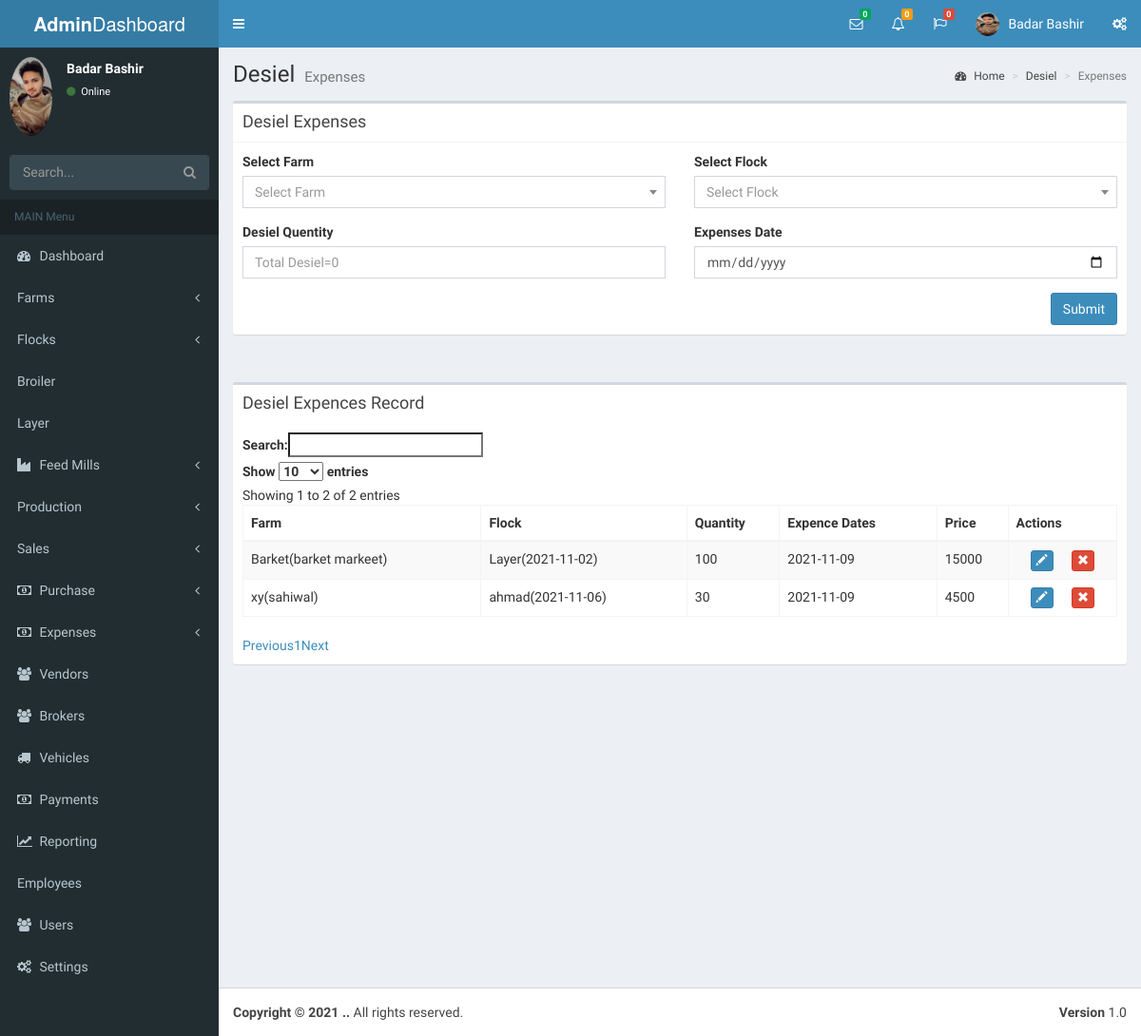
Before: /desiel_exp.php (signed in) with the older database file.
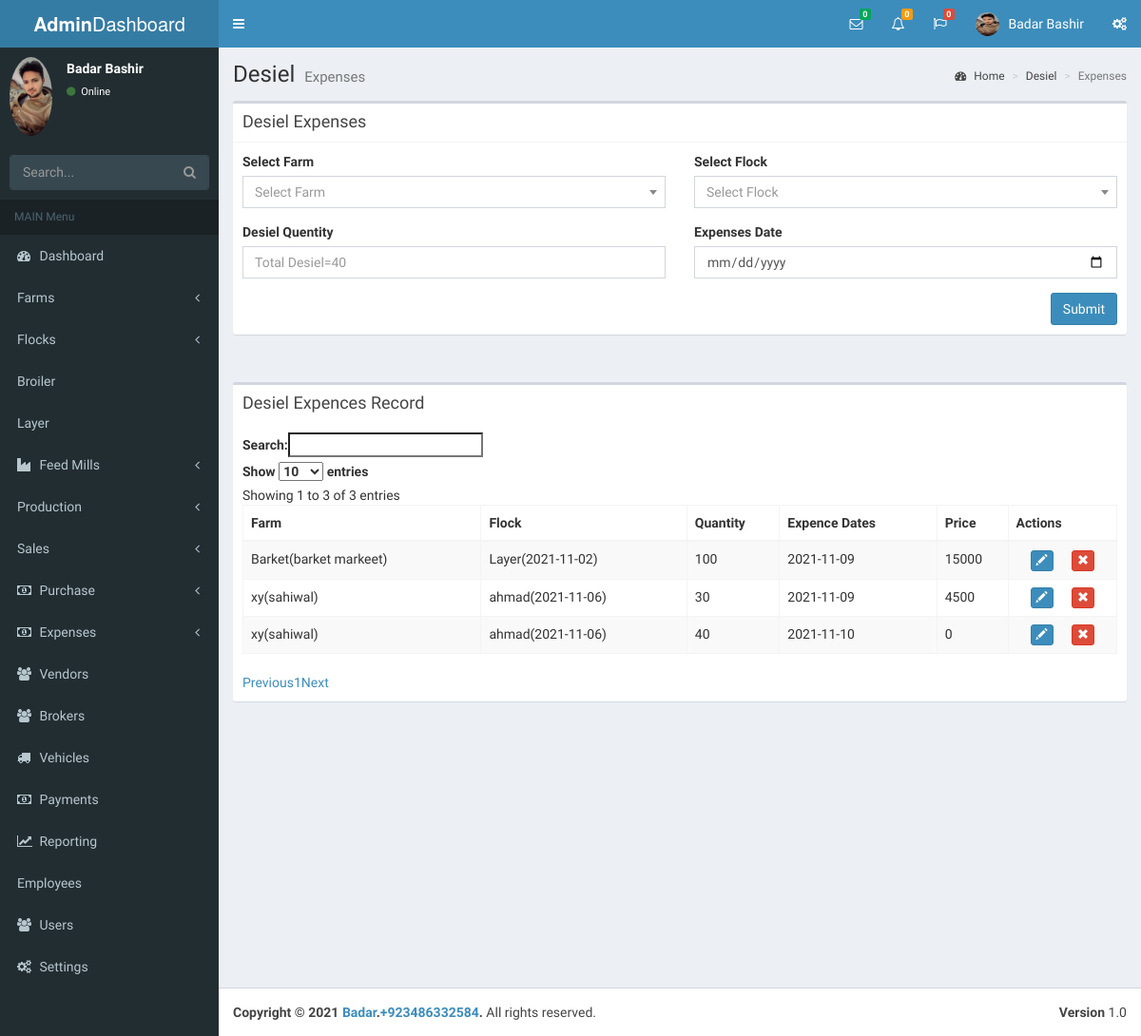
After: the same page with the newer database file.
### tables this page shows
CREATE TABLE `expences` (
  `id` int(11) NOT NULL,
  `Farm_id` varchar(150) NOT NULL,
  `flock_id` varchar(100) NOT NULL,
  `e_date` date NOT NULL,
  `e_name` varchar(100) NOT NULL,
  `sub_type` varchar(100) NOT NULL,
  `e_qnty` int(11) NOT NULL,
  `price` int(11) NOT NULL
);

CREATE TABLE `settings` (
  `id` int(11) NOT NULL,
  `name` varchar(50) NOT NULL,
  `phone_no` varchar(50) NOT NULL,
  `email` varchar(50) NOT NULL,
  `Address` varchar(100) NOT NULL,
  `favicon` varchar(100) NOT NULL,
  `logo` varchar(100) NOT NULL
);

### desiel_exp.php (the view, shortened to what the changed rows need)
<?php
 include("lib/DBConn.php");
?>
<!DOCTYPE html>
<html>
<head>
  <link rel='stylesheet' href='https://maxcdn.bootstrapcdn.com/bootstrap/3.3.6/css/bootstrap.min.css'>
<link rel='stylesheet' href='https://cdn.datatables.net/1.10.12/css/dataTables.bootstrap.min.css'>
<link rel='stylesheet' href='https://cdn.datatables.net/buttons/1.2.2/css/buttons.bootstrap.min.css'>
<link rel="stylesheet" href="plugins/datatables/style.css">
  <link rel="stylesheet" href="bootstrap/css/bootstrap.min.css">
  <link rel="stylesheet" href="https://cdnjs.cloudflare.com/ajax/libs/font-awesome/4.5.0/css/font-awesome.min.css">
  <link rel="stylesheet" href="https://cdnjs.cloudflare.com/ajax/libs/ionicons/2.0.1/css/ionicons.min.css">
  <link rel="stylesheet" href="plugins/daterangepicker/daterangepicker.css">
  <link rel="stylesheet" href="plugins/datepicker/datepicker3.css">
  <link rel="stylesheet" href="plugins/iCheck/all.css">
  <link rel="stylesheet" href="plugins/colorpicker/bootstrap-colorpicker.min.css">
  <link rel="stylesheet" href="plugins/timepicker/bootstrap-timepicker.min.css">
  <link rel="stylesheet" href="plugins/select2/select2.min.css">
  <link rel="stylesheet" href="dist/css/AdminLTE.min.css">
  <link rel="stylesheet" href="dist/css/skins/_all-skins.min.css">
</head>
<body class="hold-transition skin-blue sidebar-mini">
<div class="wrapper">
  <div class="content-wrapper">
    <section class="content-header">
      <h1>
        Desiel
        <small>Expenses</small>
      </h1>
    </section>
    <section class="content">
      <div class="box box-default">
        <div class="box-body">
            <form action="#" method="post" name="form" enctype="multipart/form-data">
          <div class="row">
            <div class="col-md-6">
              <?php
                $q="SELECT IFNULL(SUM(desiel.remaining),0)AS Q FROM desiel";
                $result1 = mysqli_query($conn,$q);
                $row1 = mysqli_fetch_array($result1);
                $ttl_dsl="Total Desiel=".$row1['Q'];
                 ?>
              <div class="form-group">
                <label>Desiel Quentity</label>
               <input type="text" name="qnty_of_dsl" parsley-trigger="change" required
                 class="form-control" id="qnty_of_dsl" placeholder="<?php echo $ttl_dsl; ?>">
              </div>
            </div>
          </div>
           </form>
        </div>
      </div>
    </section>
    <section class="content">
      <div class="row">
        <div class="col-xs-12">
          <div class="box">
            <div class="box-header">
              <h3 class="box-title">Desiel Expences Record</h3>
            </div>
            <div class="box-body" style="overflow: scroll;">
              <table id="example"class="table table-striped table-bordered" cellspacing="0" width="100%">
                <thead>
                <tr>
                  <th>Farm</th>
                  <th>Flock</th>
                  <th>Quantity</th>
                  <th>Expence Dates</th>
                  <th>Price</th>
                  <th>Actions</th>
                </tr>
                </thead>
                <tbody>
                  <?php
                    $query = "SELECT * FROM expences WHERE e_name='Desiel' ";
                    $result = mysqli_query($conn,$query);
                      if ($result->num_rows > 0) {
                        while($row = mysqli_fetch_array($result))
                           {
                            ?>
                <tr>
                                  <td><?php echo $row['Farm_id']; ?></td>
                                  <td><?php echo $row['flock_id']; ?></td>
                                  <td><?php echo $row['e_qnty']; ?></td>
                                  <td><?php echo $row['e_date']; ?></td>
                                  <td><?php echo $row['price']; ?></td>
                   <td>
                <button type="button" class="btn btn-primary btn-xs dt-edit" style="margin-right:16px;">
                    <span class="glyphicon glyphicon-pencil" aria-hidden="true"></span>
                </button>
                <button type="button" class="btn btn-danger btn-xs dt-delete">
                    <span class="glyphicon glyphicon-remove" aria-hidden="true"></span>
                </button>
            </td>
                </tr>
                <?php
                                                 }
                                                }
                                                    ?>
                </tbody>
              </table>
            </div>
          </div>
        </div>
      </div>
    </section>
</div>
 <?php
  include("includes/footer.php");
  ?>
</body>
</html>

### includes/footer.php (shortened to what the changed rows need)
<?php
include("lib/DBConn.php");
$Query = "SELECT * FROM settings";
$result = mysqli_query($conn, $Query);
$row = mysqli_fetch_array($result);
 ?>
<footer class="main-footer ">
    <strong>Copyright &copy; 2021 <a href="#"><?php echo $row['name'];  ?></a>.<a href="#"><?php echo $row['phone_no'];  ?></a>.</strong> All rights
  </footer>

Changed rows visible on the page:
added expences: Farm "xy(sahiwal)", flock "ahmad(2021-11-06)", e_qnty "40", e_date "2021-11-10", price "0"
added settings: name "Badar", phone_no "+923486332584"
Other visible differences:
form field qnty_of_dsl: "Total Desiel=0" → "Total Desiel=40"
text written by a page script: "Search: Show entries Showing 1 to 2 of 2 entries Previous 1 Next" → "Search: Show entries Showing 1 to 3 of 3 entries Previous 1 Next"
